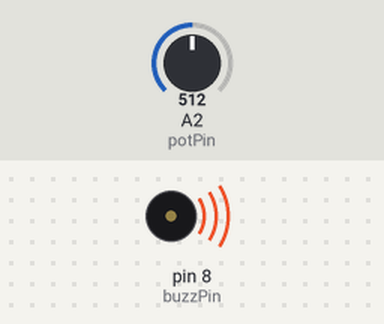
Bench run of a sketch on a simulated Arduino Uno, built with avr-gcc and run on an emulated ATmega328P. On the bench: buzzer (waves = sounding). The inputs (shaded band) are chosen by the test bench; at power-on: A2 (potPin) = 512.

Above: at 0.1 s.
Timing chart, 0 to 1.6 s (numbered marks = the images above):
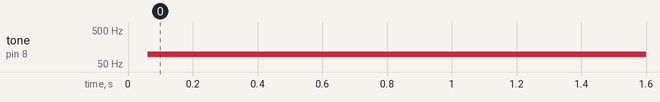

Measured:
- by itself, tone on pin 8 (buzzPin): silent → 98 Hz at 0.06 s

The sketch:

PassiveBuzzer.ino
```cpp
int buzzPin = 8;
int potPin = A2;
int potVal;
float toneVal;

void setup() {
  pinMode(buzzPin, OUTPUT);
  pinMode(potPin, INPUT);
}

void loop() {
  // Read potentiometer (0 to 1023)
  potVal = analogRead(potPin);

  // Linear equation mapping 0 -> 60us and 1023 -> 10000us
  toneVal = (9940.0 / 1023.0) * potVal + 60.0;

  // Alternatively, you can use Arduino's built-in map function:
  // toneVal = map(potVal, 0, 1023, 60, 10000);

  // Toggle the passive buzzer high and low to produce the tone
  digitalWrite(buzzPin, HIGH);
  delayMicroseconds(toneVal);
  digitalWrite(buzzPin, LOW);
  delayMicroseconds(toneVal);
}
```
